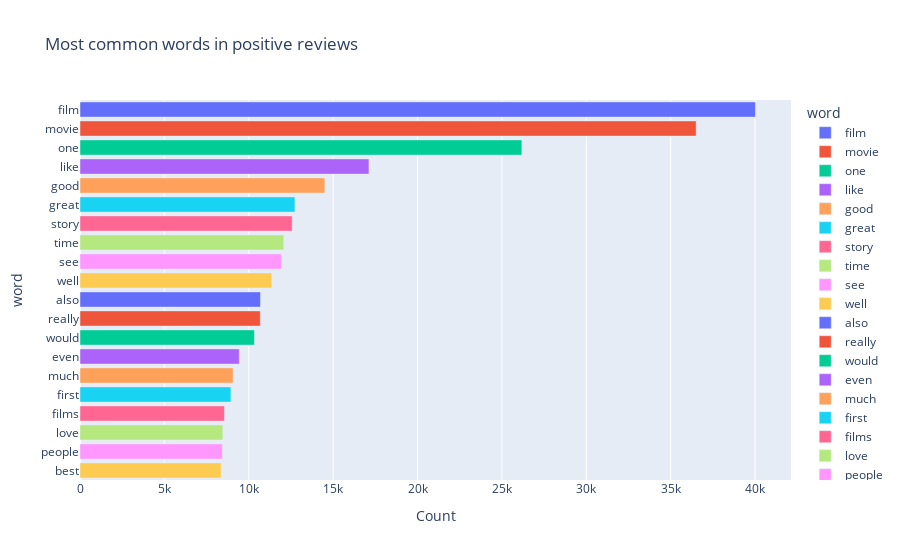

Notebook code for this chart:
### Code cell
px.bar(pos_words, x='Count', y='word', title='Most common words in positive reviews', color='word')

### Figure 1 — Plotly figure (JSON) as saved in the notebook; plotly's stock layout.template omitted (floating-point values rounded to 4 significant figures)
{"data": [{"alignmentgroup": "True", "hovertemplate": "word=%{y}<br>Count=%{x}<extra></extra>", "legendgroup": "film", "marker": {"color": "#636efa", "pattern": {"shape": ""}}, "name": "film", "offsetgroup": "film", "orientation": "h", "showlegend": true, "textposition": "auto", "type": "bar", "x": [40024], "xaxis": "x", "y": ["film"], "yaxis": "y"}, {"alignmentgroup": "True", "hovertemplate": "word=%{y}<br>Count=%{x}<extra></extra>", "legendgroup": "movie", "marker": {"color": "#EF553B", "pattern": {"shape": ""}}, "name": "movie", "offsetgroup": "movie", "orientation": "h", "showlegend": true, "textposition": "auto", "type": "bar", "x": [36511], "xaxis": "x", "y": ["movie"], "yaxis": "y"}, {"alignmentgroup": "True", "hovertemplate": "word=%{y}<br>Count=%{x}<extra></extra>", "legendgroup": "one", "marker": {"color": "#00cc96", "pattern": {"shape": ""}}, "name": "one", "offsetgroup": "one", "orientation": "h", "showlegend": true, "textposition": "auto", "type": "bar", "x": [26182], "xaxis": "x", "y": ["one"], "yaxis": "y"}, {"alignmentgroup": "True", "hovertemplate": "word=%{y}<br>Count=%{x}<extra></extra>", "legendgroup": "like", "marker": {"color": "#ab63fa", "pattern": {"shape": ""}}, "name": "like", "offsetgroup": "like", "orientation": "h", "showlegend": true, "textposition": "auto", "type": "bar", "x": [17122], "xaxis": "x", "y": ["like"], "yaxis": "y"}, {"alignmentgroup": "True", "hovertemplate": "word=%{y}<br>Count=%{x}<extra></extra>", "legendgroup": "good", "marker": {"color": "#FFA15A", "pattern": {"shape": ""}}, "name": "good", "offsetgroup": "good", "orientation": "h", "showlegend": true, "textposition": "auto", "type": "bar", "x": [14507], "xaxis": "x", "y": ["good"], "yaxis": "y"}, {"alignmentgroup": "True", "hovertemplate": "word=%{y}<br>Count=%{x}<extra></extra>", "legendgroup": "great", "marker": {"color": "#19d3f3", "pattern": {"shape": ""}}, "name": "great", "offsetgroup": "great", "orientation": "h", "showlegend": true, "textposition": "auto", "type": "bar", "x": [12734], "xaxis": "x", "y": ["great"], "yaxis": "y"}, {"alignmentgroup": "True", "hovertemplate": "word=%{y}<br>Count=%{x}<extra></extra>", "legendgroup": "story", "marker": {"color": "#FF6692", "pattern": {"shape": ""}}, "name": "story", "offsetgroup": "story", "orientation": "h", "showlegend": true, "textposition": "auto", "type": "bar", "x": [12572], "xaxis": "x", "y": ["story"], "yaxis": "y"}, {"alignmentgroup": "True", "hovertemplate": "word=%{y}<br>Count=%{x}<extra></extra>", "legendgroup": "time", "marker": {"color": "#B6E880", "pattern": {"shape": ""}}, "name": "time", "offsetgroup": "time", "orientation": "h", "showlegend": true, "textposition": "auto", "type": "bar", "x": [12074], "xaxis": "x", "y": ["time"], "yaxis": "y"}, {"alignmentgroup": "True", "hovertemplate": "word=%{y}<br>Count=%{x}<extra></extra>", "legendgroup": "see", "marker": {"color": "#FF97FF", "pattern": {"shape": ""}}, "name": "see", "offsetgroup": "see", "orientation": "h", "showlegend": true, "textposition": "auto", "type": "bar", "x": [11935], "xaxis": "x", "y": ["see"], "yaxis": "y"}, {"alignmentgroup": "True", "hovertemplate": "word=%{y}<br>Count=%{x}<extra></extra>", "legendgroup": "well", "marker": {"color": "#FECB52", "pattern": {"shape": ""}}, "name": "well", "offsetgroup": "well", "orientation": "h", "showlegend": true, "textposition": "auto", "type": "bar", "x": [11362], "xaxis": "x", "y": ["well"], "yaxis": "y"}, {"alignmentgroup": "True", "hovertemplate": "word=%{y}<br>Count=%{x}<extra></extra>", "legendgroup": "also", "marker": {"color": "#636efa", "pattern": {"shape": ""}}, "name": "also", "offsetgroup": "also", "orientation": "h", "showlegend": true, "textposition": "auto", "type": "bar", "x": [10694], "xaxis": "x", "y": ["also"], "yaxis": "y"}, {"alignmentgroup": "True", "hovertemplate": "word=%{y}<br>Count=%{x}<extra></extra>", "legendgroup": "really", "marker": {"color": "#EF553B", "pattern": {"shape": ""}}, "name": "really", "offsetgroup": "really", "orientation": "h", "showlegend": true, "textposition": "auto", "type": "bar", "x": [10682], "xaxis": "x", "y": ["really"], "yaxis": "y"}, {"alignmentgroup": "True", "hovertemplate": "word=%{y}<br>Count=%{x}<extra></extra>", "legendgroup": "would", "marker": {"color": "#00cc96", "pattern": {"shape": ""}}, "name": "would", "offsetgroup": "would", "orientation": "h", "showlegend": true, "textposition": "auto", "type": "bar", "x": [10335], "xaxis": "x", "y": ["would"], "yaxis": "y"}, {"alignmentgroup": "True", "hovertemplate": "word=%{y}<br>Count=%{x}<extra></extra>", "legendgroup": "even", "marker": {"color": "#ab63fa", "pattern": {"shape": ""}}, "name": "even", "offsetgroup": "even", "orientation": "h", "showlegend": true, "textposition": "auto", "type": "bar", "x": [9437], "xaxis": "x", "y": ["even"], "yaxis": "y"}, {"alignmentgroup": "True", "hovertemplate": "word=%{y}<br>Count=%{x}<extra></extra>", "legendgroup": "much", "marker": {"color": "#FFA15A", "pattern": {"shape": ""}}, "name": "much", "offsetgroup": "much", "orientation": "h", "showlegend": true, "textposition": "auto", "type": "bar", "x": [9070], "xaxis": "x", "y": ["much"], "yaxis": "y"}, {"alignmentgroup": "True", "hovertemplate": "word=%{y}<br>Count=%{x}<extra></extra>", "legendgroup": "first", "marker": {"color": "#19d3f3", "pattern": {"shape": ""}}, "name": "first", "offsetgroup": "first", "orientation": "h", "showlegend": true, "textposition": "auto", "type": "bar", "x": [8942], "xaxis": "x", "y": ["first"], "yaxis": "y"}, {"alignmentgroup": "True", "hovertemplate": "word=%{y}<br>Count=%{x}<extra></extra>", "legendgroup": "films", "marker": {"color": "#FF6692", "pattern": {"shape": ""}}, "name": "films", "offsetgroup": "films", "orientation": "h", "showlegend": true, "textposition": "auto", "type": "bar", "x": [8560], "xaxis": "x", "y": ["films"], "yaxis": "y"}, {"alignmentgroup": "True", "hovertemplate": "word=%{y}<br>Count=%{x}<extra></extra>", "legendgroup": "love", "marker": {"color": "#B6E880", "pattern": {"shape": ""}}, "name": "love", "offsetgroup": "love", "orientation": "h", "showlegend": true, "textposition": "auto", "type": "bar", "x": [8466], "xaxis": "x", "y": ["love"], "yaxis": "y"}, {"alignmentgroup": "True", "hovertemplate": "word=%{y}<br>Count=%{x}<extra></extra>", "legendgroup": "people", "marker": {"color": "#FF97FF", "pattern": {"shape": ""}}, "name": "people", "offsetgroup": "people", "orientation": "h", "showlegend": true, "textposition": "auto", "type": "bar", "x": [8439], "xaxis": "x", "y": ["people"], "yaxis": "y"}, {"alignmentgroup": "True", "hovertemplate": "word=%{y}<br>Count=%{x}<extra></extra>", "legendgroup": "best", "marker": {"color": "#FECB52", "pattern": {"shape": ""}}, "name": "best", "offsetgroup": "best", "orientation": "h", "showlegend": true, "textposition": "auto", "type": "bar", "x": [8358], "xaxis": "x", "y": ["best"], "yaxis": "y"}], "layout": {"barmode": "relative", "legend": {"title": {"text": "word"}, "tracegroupgap": 0}, "title": {"text": "Most common words in positive reviews"}, "xaxis": {"anchor": "y", "domain": [0, 1], "title": {"text": "Count"}}, "yaxis": {"anchor": "x", "categoryarray": ["best", "people", "love", "films", "first", "much", "even", "would", "really", "also", "well", "see", "time", "story", "great", "good", "like", "one", "movie", "film"], "categoryorder": "array", "domain": [0, 1], "title": {"text": "word"}}}}
